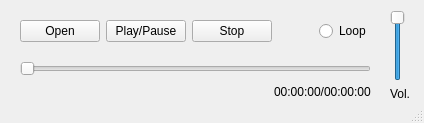
<?xml version="1.0" encoding="UTF-8"?>
<ui version="4.0">
 <class>MainWindow</class>
 <widget class="QMainWindow" name="MainWindow">
  <property name="geometry">
   <rect>
    <x>0</x>
    <y>0</y>
    <width>424</width>
    <height>123</height>
   </rect>
  </property>
  <property name="windowTitle">
   <string>MainWindow</string>
  </property>
  <widget class="QWidget" name="centralwidget">
   <widget class="QWidget" name="verticalLayoutWidget_2">
    <property name="geometry">
     <rect>
      <x>20</x>
      <y>20</y>
      <width>351</width>
      <height>82</height>
     </rect>
    </property>
    <layout class="QVBoxLayout" name="verticalLayout_2">
     <item>
      <layout class="QHBoxLayout" name="horizontalLayout">
       <item>
        <widget class="QPushButton" name="openButton">
         <property name="text">
          <string>Open</string>
         </property>
        </widget>
       </item>
       <item>
        <widget class="QPushButton" name="playButton">
         <property name="text">
          <string>Play/Pause</string>
         </property>
        </widget>
       </item>
       <item>
        <widget class="QPushButton" name="stopButton">
         <property name="text">
          <string>Stop</string>
         </property>
        </widget>
       </item>
       <item>
        <spacer name="horizontalSpacer">
         <property name="orientation">
          <enum>Qt::Horizontal</enum>
         </property>
         <property name="sizeHint" stdset="0">
          <size>
           <width>40</width>
           <height>20</height>
          </size>
         </property>
        </spacer>
       </item>
       <item>
        <widget class="QRadioButton" name="radioButton">
         <property name="text">
          <string>Loop</string>
         </property>
         <property name="checked">
          <bool>false</bool>
         </property>
        </widget>
       </item>
      </layout>
     </item>
     <item>
      <spacer name="verticalSpacer">
       <property name="orientation">
        <enum>Qt::Vertical</enum>
       </property>
       <property name="sizeHint" stdset="0">
        <size>
         <width>20</width>
         <height>40</height>
        </size>
       </property>
      </spacer>
     </item>
     <item>
      <layout class="QVBoxLayout" name="verticalLayout">
       <item>
        <widget class="QSlider" name="progressSlider">
         <property name="pageStep">
          <number>1</number>
         </property>
         <property name="orientation">
          <enum>Qt::Horizontal</enum>
         </property>
         <property name="tickPosition">
          <enum>QSlider::NoTicks</enum>
         </property>
         <property name="tickInterval">
          <number>0</number>
         </property>
        </widget>
       </item>
       <item>
        <layout class="QHBoxLayout" name="horizontalLayout_2">
         <item>
          <spacer name="horizontalSpacer_2">
           <property name="orientation">
            <enum>Qt::Horizontal</enum>
           </property>
           <property name="sizeHint" stdset="0">
            <size>
             <width>40</width>
             <height>20</height>
            </size>
           </property>
          </spacer>
         </item>
         <item>
          <widget class="QLabel" name="songTimeLabel">
           <property name="text">
            <string>00:00:00/00:00:00</string>
           </property>
          </widget>
         </item>
        </layout>
       </item>
      </layout>
     </item>
    </layout>
   </widget>
   <widget class="QWidget" name="verticalLayoutWidget_3">
    <property name="geometry">
     <rect>
      <x>390</x>
      <y>10</y>
      <width>20</width>
      <height>91</height>
     </rect>
    </property>
    <layout class="QVBoxLayout" name="verticalLayout_3">
     <item>
      <widget class="QSlider" name="volumeSlider">
       <property name="value">
        <number>99</number>
       </property>
       <property name="sliderPosition">
        <number>99</number>
       </property>
       <property name="orientation">
        <enum>Qt::Vertical</enum>
       </property>
      </widget>
     </item>
     <item>
      <widget class="QLabel" name="label">
       <property name="text">
        <string>Vol.</string>
       </property>
      </widget>
     </item>
    </layout>
   </widget>
  </widget>
  <widget class="QStatusBar" name="statusbar"/>
 </widget>
 <resources/>
 <connections/>
</ui>
